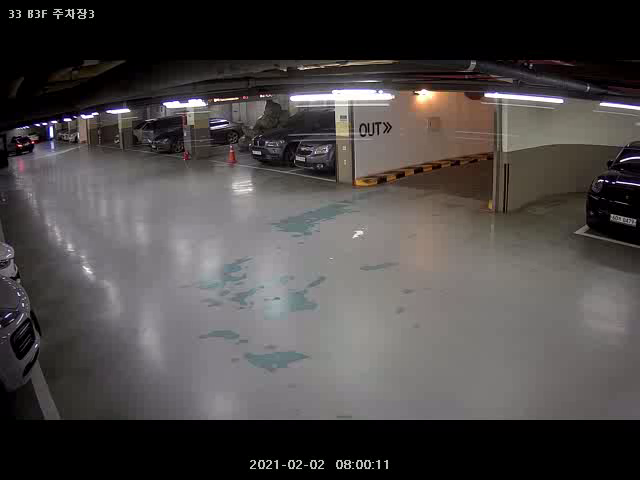
#> input picture frame 186 of detect+dashboard/B3-Parking.avi, 640 x 480 px
$ python mainGaussianBlurentry.py
#> lines starting #> are read from the running program, lines starting #| are printed output that depends on the picture; after the words box and inside, x2 and y2 are one past the last pixel; in counts of white or black regions, pixels touching at a corner belong together
import math
import cv2
#from tracker import *
class EuclideanDistTracker:

    def __init__(self):
        # Store the center positions of the objects
        self.center_points = {}
        # Keep the count of the IDs
        # each time a new object id detected, the count will increase by one
        self.id_count = 0


    def update(self, objects_rect):
        # Objects boxes and ids
        objects_bbs_ids = []

        # Get center point of new object
        for rect in objects_rect:
            x, y, w, h = rect
            cx = (x + x + w) // 2
            cy = (y + y + h) // 2

            # Find out if that object was detected already
            same_object_detected = False
            for id, pt in self.center_points.items():
                dist = math.hypot(cx - pt[0], cy - pt[1])

                if dist < 25:
                    self.center_points[id] = (cx, cy)
                    #print(self.center_points)
                    objects_bbs_ids.append([x, y, w, h, id])
                    same_object_detected = True
                    break

            # New object is detected we assign the ID to that object
            if same_object_detected is False:
                self.center_points[self.id_count] = (cx, cy)
                objects_bbs_ids.append([x, y, w, h, self.id_count])
                self.id_count += 1


        # Clean the dictionary by center points to remove IDS not used anymore
        new_center_points = {}
        for obj_bb_id in objects_bbs_ids:
            _, _, _, _, object_id = obj_bb_id
            center = self.center_points[object_id]
            new_center_points[object_id] = center

        # Update dictionary with IDs not used removed
        self.center_points = new_center_points.copy()
        return objects_bbs_ids

entry=0
# Create tracker object
tracker = EuclideanDistTracker()

cap = cv2.VideoCapture("B3-Parking.avi")
#cap = cv2.VideoCapture("pklot.mp4")
# Object detection from Stable camera#object_detector = cv2.createBackgroundSubtractorKNN(his

object_detector = cv2.createBackgroundSubtractorMOG2(history=2000, varThreshold = 500, detectShadows=False)

while True:
    ret, frame = cap.read()
#> frame is the input picture: shape (480, 640, 3); mean B, G, R 70.3, 71.1, 74.7
    height, width, _ = frame.shape
#> height = 480; width = 640

    # Extract Region of interest
    roi = frame[100: 200, 50: 150] # Y, X  28 93 79 50
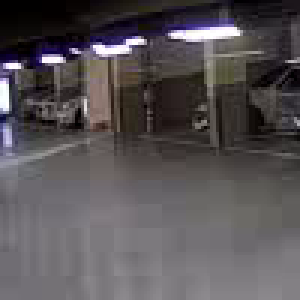
#> roi: shape (100, 100, 3) (shown 3 times larger); mean B, G, R 85.4, 82.6, 87.5
    #roi = frame[0: 200, 400: 600] # Y, X
    #roi = frame[10: 400, 10: 600]


    # 1. Object Detection
    mask = object_detector.apply(roi)
#> mask: shape (100, 100); every value is 255
    blur = cv2.GaussianBlur(mask,(121,121),0)
    #median = cv2.medianBlur(mask,5)
    _, mask = cv2.threshold(blur, 200, 255, cv2.THRESH_BINARY+cv2.THRESH_OTSU)# THRESH_BINARY_INV
    #mask = cv2.adaptiveThreshold(mask,240,cv2.ADAPTIVE_THRESH_MEAN_C, cv2.THRESH_BINARY,15,2)
    #mask = cv2.adaptiveThreshold(mask,255,cv2.ADAPTIVE_THRESH_GAUSSIAN_C,cv2.THRESH_BINARY,11,2)
    # https://opencv-python.readthedocs.io/en/latest/doc/09.imageThresholding/imageThresholding.html


    contours, _ = cv2.findContours(mask, cv2.RETR_TREE, cv2.CHAIN_APPROX_SIMPLE)
#> contours = [[[0, 0], [0, 99], [99, 99], [99, 0]]]
    detections = []
    for cnt in contours:
        # Calculate area and remove small elements
        area = cv2.contourArea(cnt)
        if area > 3350:
            cv2.drawContours(roi, [cnt], -1, (0, 255, 0), 2)
            x, y, w, h = cv2.boundingRect(cnt)


            detections.append([x, y, w, h])
#> this loop made 1 pass
#> (cnt, area, x, y, w, h) on pass 1: ([[0, 0], [0, 99], [99, 99], [99, 0]], 9801, 0, 0, 100, 100)
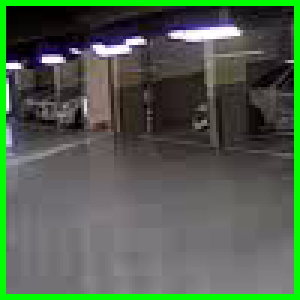
#> roi: shape (100, 100, 3) (shown 3 times larger); 7.84% of pixels changed, all inside (x1, y1, x2, y2) = (0, 0, 100, 100)
#> after the loop, detections = [[0, 0, 100, 100]]

    # 2. Object Tracking
    boxes_ids = tracker.update(detections)
#> the loop in update, `for rect in objects_rect:` made 1 pass
#> (x, y, w, h, cx, cy, self.id_count) on pass 1: (0, 0, 100, 100, 50, 50, 1)
#> after the loop in update, `for rect in objects_rect:`: objects_bbs_ids = [[0, 0, 100, 100, 0]]; self.center_points = {0: (50, 50)}; self.id_count = 1
#> the loop in update, `for obj_bb_id in objects_bbs_ids:` made 1 pass
#> (obj_bb_id, object_id, center) on pass 1: ([0, 0, 100, 100, 0], 0, (50, 50))
#> after the loop in update, `for obj_bb_id in objects_bbs_ids:`: new_center_points = {0: (50, 50)}
#> boxes_ids = [[0, 0, 100, 100, 0]]
    for box_id in boxes_ids:
        x, y, w, h, id = box_id
        cv2.putText(roi, str(id), (x, y - 15), cv2.FONT_HERSHEY_PLAIN, 2, (255, 0, 0), 2)
        cv2.rectangle(roi, (x, y), (x + w, y + h), (0, 255, 0), 3)
        entry=id
#> this loop made 1 pass
#> (x, y, w, h, id, entry) on pass 1: (0, 0, 100, 100, 0, 0)
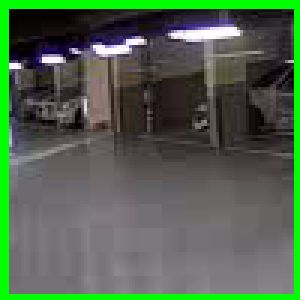
#> roi: shape (100, 100, 3) (shown 3 times larger); 1.91% of pixels changed, all inside (x1, y1, x2, y2) = (2, 2, 98, 98)


    cv2.imshow("roi", roi)
    cv2.imshow("Frame", frame)
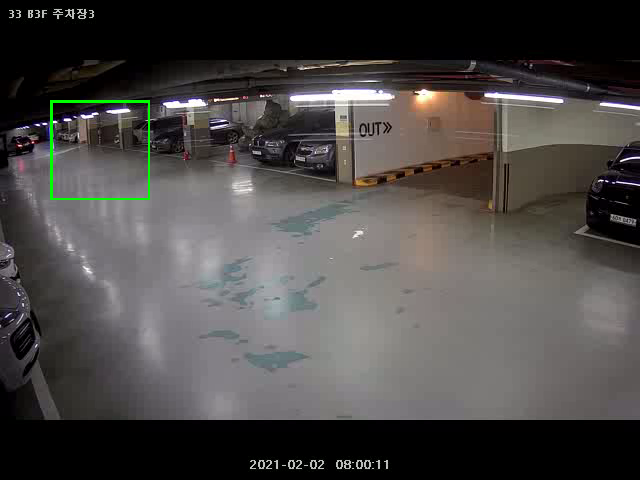
#> window 'Frame': shape (480, 640, 3); mean B, G, R 70.1, 71.6, 74.5
    cv2.imshow("Mask", mask)

    key = cv2.waitKey(10)
#> (key Esc is pressed here)
    if key == 27:
        break

cap.release()
cv2.destroyAllWindows()

$ run again, starting later in the video
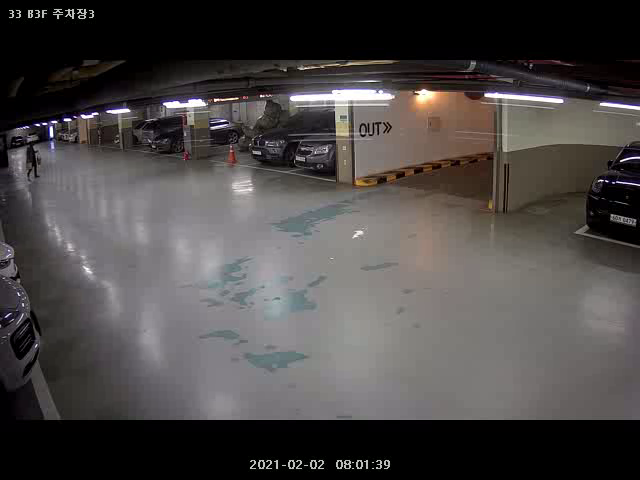
#> input picture frame 837 of detect+dashboard/B3-Parking.avi, 640 x 480 px
#> frame is the input picture: shape (480, 640, 3); mean B, G, R 70.3, 71, 74.7
#> mask: shape (100, 100); every value is 255
#> contours = [[[0, 0], [0, 99], [99, 99], [99, 0]]]
#> the loop `for cnt in contours:` made 1 pass
#> (cnt, area, x, y, w, h) on pass 1: ([[0, 0], [0, 99], [99, 99], [99, 0]], 9801, 0, 0, 100, 100)
#> after the loop `for cnt in contours:`:
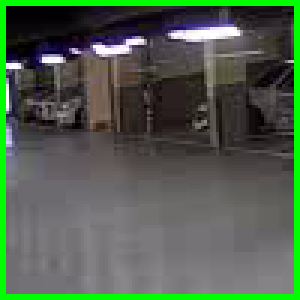
#> roi: shape (100, 100, 3) (shown 3 times larger); mean B, G, R 78, 95.4, 80
#> after the loop `for cnt in contours:`: detections = [[0, 0, 100, 100]]
#> the loop in update, `for rect in objects_rect:` made 1 pass
#> (x, y, w, h, cx, cy, self.id_count) on pass 1: (0, 0, 100, 100, 50, 50, 1)
#> after the loop in update, `for rect in objects_rect:`: objects_bbs_ids = [[0, 0, 100, 100, 0]]; self.center_points = {0: (50, 50)}; self.id_count = 1
#> the loop in update, `for obj_bb_id in objects_bbs_ids:` made 1 pass
#> (obj_bb_id, object_id, center) on pass 1: ([0, 0, 100, 100, 0], 0, (50, 50))
#> after the loop in update, `for obj_bb_id in objects_bbs_ids:`: new_center_points = {0: (50, 50)}
#> boxes_ids = [[0, 0, 100, 100, 0]]
#> the loop `for box_id in boxes_ids:` made 1 pass
#> (x, y, w, h, id, entry) on pass 1: (0, 0, 100, 100, 0, 0)
#> `cv2.imshow("Frame", frame)`:
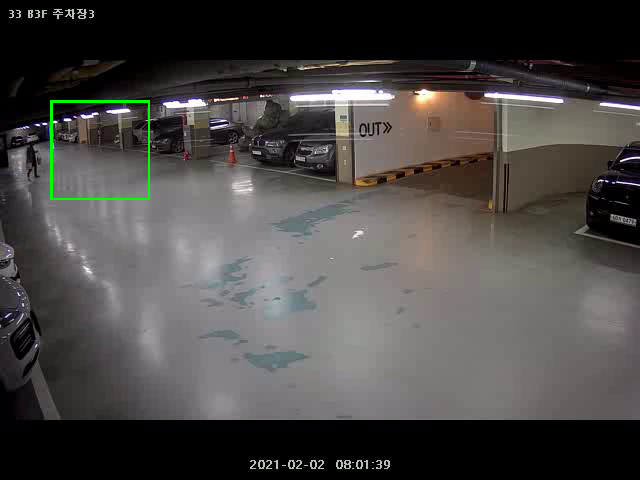
#> window 'Frame': shape (480, 640, 3); mean B, G, R 70, 71.6, 74.4

$ run again, starting later in the video
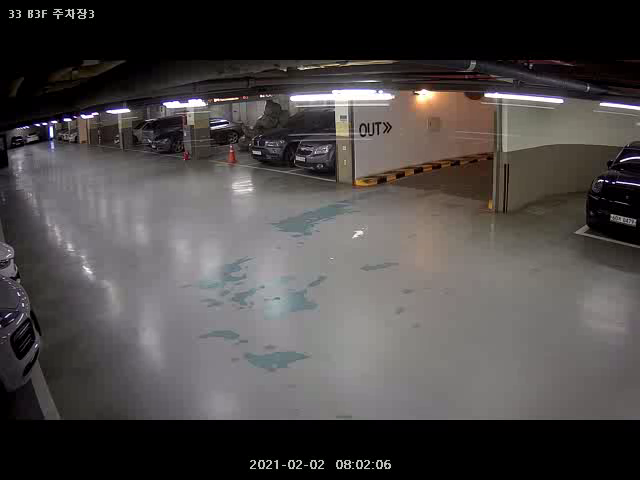
#> input picture frame 1488 of detect+dashboard/B3-Parking.avi, 640 x 480 px
#> frame is the input picture: shape (480, 640, 3); mean B, G, R 71.3, 72, 75.6
#> mask: shape (100, 100); every value is 255
#> contours = [[[0, 0], [0, 99], [99, 99], [99, 0]]]
#> the loop `for cnt in contours:` made 1 pass
#> (cnt, area, x, y, w, h) on pass 1: ([[0, 0], [0, 99], [99, 99], [99, 0]], 9801, 0, 0, 100, 100)
#> after the loop `for cnt in contours:`:
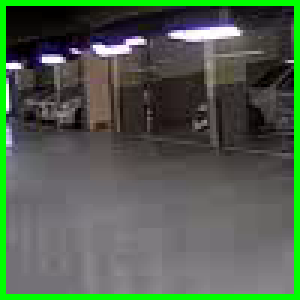
#> roi: shape (100, 100, 3) (shown 3 times larger); mean B, G, R 78.9, 96.4, 81
#> after the loop `for cnt in contours:`: detections = [[0, 0, 100, 100]]
#> the loop in update, `for rect in objects_rect:` made 1 pass
#> (x, y, w, h, cx, cy, self.id_count) on pass 1: (0, 0, 100, 100, 50, 50, 1)
#> after the loop in update, `for rect in objects_rect:`: objects_bbs_ids = [[0, 0, 100, 100, 0]]; self.center_points = {0: (50, 50)}; self.id_count = 1
#> the loop in update, `for obj_bb_id in objects_bbs_ids:` made 1 pass
#> (obj_bb_id, object_id, center) on pass 1: ([0, 0, 100, 100, 0], 0, (50, 50))
#> after the loop in update, `for obj_bb_id in objects_bbs_ids:`: new_center_points = {0: (50, 50)}
#> boxes_ids = [[0, 0, 100, 100, 0]]
#> the loop `for box_id in boxes_ids:` made 1 pass
#> (x, y, w, h, id, entry) on pass 1: (0, 0, 100, 100, 0, 0)
#> after the loop `for box_id in boxes_ids:`:
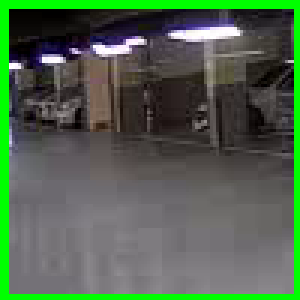
#> roi: shape (100, 100, 3) (shown 3 times larger); 1.91% of pixels changed, all inside (x1, y1, x2, y2) = (2, 2, 98, 98)
